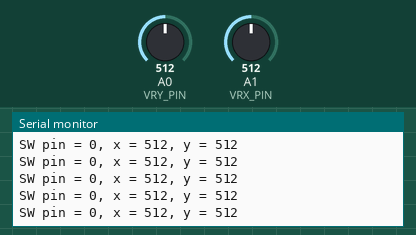
Recording of a sketch running on a simulated Arduino Uno, built with avr-gcc and run on an emulated ATmega328P. Shown: the last lines printed to the serial monitor. Inputs (shaded band) come from the test bench; at power-on: A0 (VRY_PIN) = 512, A1 (VRX_PIN) = 512.

Above: at 1.2 s.
1.3 s: A0 (VRY_PIN) set to 716
At 1.56 s:
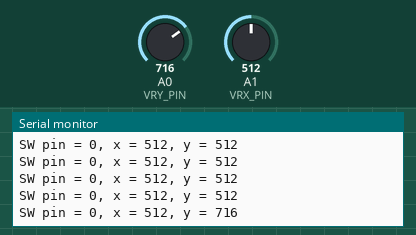
2.8 s: A1 (VRX_PIN) set to 716
At 2.97 s:
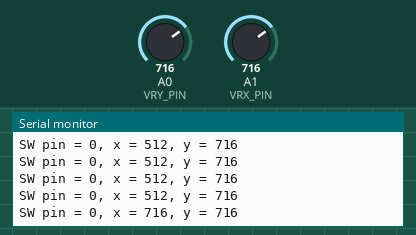
4.3 s: A0 (VRY_PIN) set to 900
At 4.37 s:
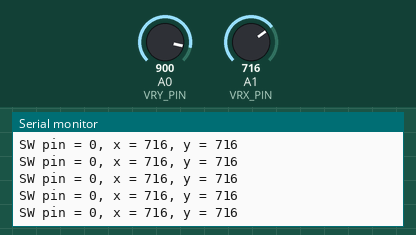
5.8 s: A1 (VRX_PIN) set to 900
At 5.98 s:
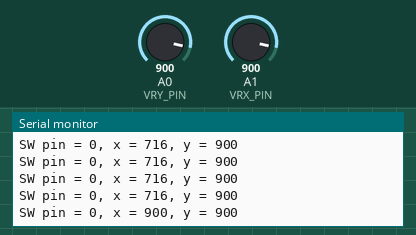
Timing chart, 0 to 8.3 s (numbered marks = the images above; inputs shaded):
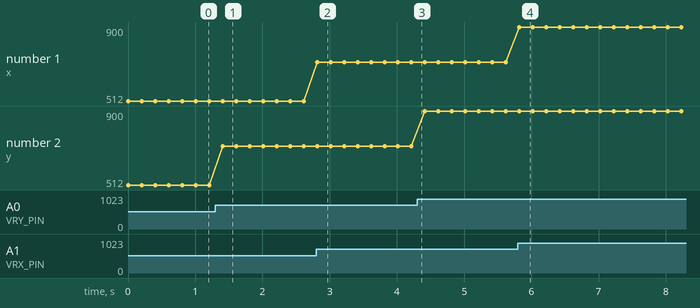

The sketch:

UNIT_4.ino
```cpp
// #include "pb.h"
#include "mercury_sw.h"
// #include "reed_sw.h"
// #include "shock_sw.h"
#include "joyStick.h"

void setup() {
  set_joyStick();
  // set_mercury_sw();
  // set_pb();
  // set_reed_sw();
  // set_shock_sw();
  // set_tilt_sw();
}

void loop() {
  run_joyStick();
  // run_mercury_sw();
  // run_pb();
  // run_reed_sw();
  // run_shock_sw();
  // run_tilt_sw();
}
```

joyStick.h
```cpp
#include "Arduino.h"

#define VRX_PIN  A1
#define VRY_PIN  A0
#define SW 1

int xValue = 0;
int yValue = 0;
int SW_val = 0;

void set_joyStick() {
  Serial.begin(9600) ;
}

void run_joyStick() {
  xValue = analogRead(VRX_PIN);
  yValue = analogRead(VRY_PIN);
  SW_val = digitalRead(SW);

  Serial.print("SW pin = ");
  Serial.print(SW_val);
  Serial.print(", x = ");
  Serial.print(xValue);
  Serial.print(", y = ");
  Serial.println(yValue);
  delay(200);
}
```

mercury_sw.h
```cpp
#include "Arduino.h"

#define mercury_sw 1
#define led 13

void set_mercury_sw() {
  pinMode(led, OUTPUT);
  pinMode(mercury_sw, INPUT);
  digitalWrite(led, 1);
}

void run_mercury_sw() {
  int val;
  val = digitalRead(mercury_sw);
  if (val == HIGH) {
    digitalWrite(led, 1);
  } else {
    digitalWrite(led, 0);
  }
}
```

Measured:
- after the input at 1.3 s, the serial monitor: prints a new line after 0.11 s (image 1)
- after the input at 2.8 s, the serial monitor: prints a new line at once (image 2)
- after the input at 5.8 s, the serial monitor: prints a new line at once (image 4)
- plotted number 2: 512 → 716 after the input at 1.3 s, 716 → 900 after the input at 4.3 s
